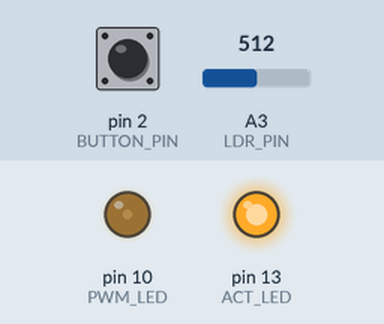
This sketch was run on a simulated Arduino Uno, built with avr-gcc and run on an emulated ATmega328P. Parts: output pins drawn as LEDs (lit = HIGH). The inputs (shaded band) are chosen by the test bench; at power-on: A3 (LDR_PIN) = 512, pin 2 (BUTTON_PIN) HIGH.

Above: at 2.2 s.
2.3 s: A3 (LDR_PIN) set to 416
6.5 s: A3 (LDR_PIN) set to 388
At 8.17 s:
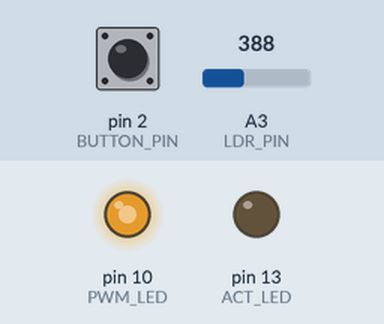
At 8.71 s:
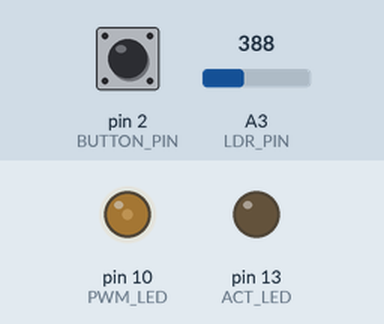
10.0 s: A3 (LDR_PIN) set to 410
At 11.41 s:
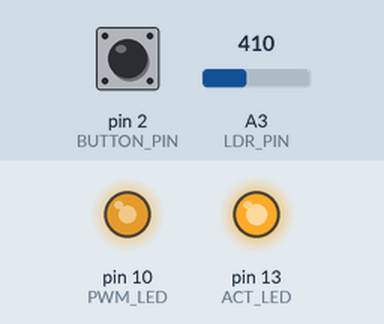
Timing chart, 0 to 18.0 s (numbered marks = the images above; inputs shaded):
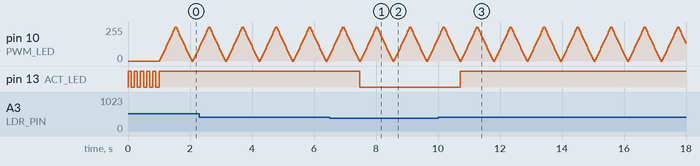

The sketch:

BLIST_One_Pro_Factory_Software.ino
```cpp
#define ACT_LED     13
#define PWM_LED     10
#define BUTTON_PIN  2
#define LDR_PIN     A3

void setup()
{
  Serial.begin(9600);
  pinMode(ACT_LED, OUTPUT);
  pinMode(PWM_LED, OUTPUT);
  pinMode(BUTTON_PIN, INPUT);
  attachInterrupt(digitalPinToInterrupt(BUTTON_PIN), interuptHandler, FALLING);
  startupLED();
}

void loop()
{
  lightDetection(); //if the surrounding light is too low, the led turns on

  PWM(); //fades a PWM LED
}

void startupLED()
{
  for (unsigned int i = 0; i < 5; i++)
  {
    digitalWrite(13, HIGH); delay(100);
    digitalWrite(13, LOW);  delay(100);
  }
}

void lightDetection()
{
  int dataLDR = analogRead(LDR_PIN);
  if (dataLDR > 400)
  {
    digitalWrite(ACT_LED, HIGH);
  }
  else
  {
    digitalWrite(ACT_LED, LOW);
  }
}

void PWM()
{
  for (int fadeValue = 0 ; fadeValue <= 255; fadeValue += 15)
  {
    analogWrite(PWM_LED, fadeValue);
    delay(30);
  }

  for (int fadeValue = 255 ; fadeValue >= 0; fadeValue -= 15)
  {
    analogWrite(PWM_LED, fadeValue);
    delay(30);
  }
}

void interuptHandler()
{
  Serial.println("Hello from BLIST ONE Pro - you pressed a button");
}
```

Measured:
- the behaviour switches between 401 and 400 on A3 (LDR_PIN) (found by bisection; images 0 and 1)
- after the input at 6.5 s, pin 13 (ACT_LED): HIGH → LOW after 0.98 s
- after the input at 10.0 s, pin 13 (ACT_LED): LOW → HIGH after 0.73 s
- by itself, pin 13 (ACT_LED): alternates HIGH for 0.10 s and LOW for 0.10 s, 10 changes in all, then stays HIGH
